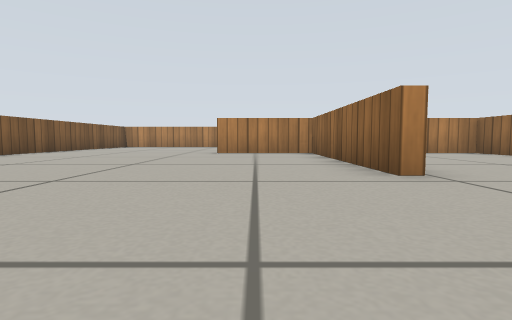
[1] (above)

17 first-person views from a walk through a Gazebo world. The camera is 0.21 m above the floor, tilts 4° down and sees 80° across. The floor is counted in squares, 0.5 m on a side. Each view is taken from the middle of a square. On the plan, view 1 faces up. The plan holds only what a view shows up to about 9 squares ahead; the rest is blank. Simple patterns stand in for the simulator's built-in surfaces.

[2]
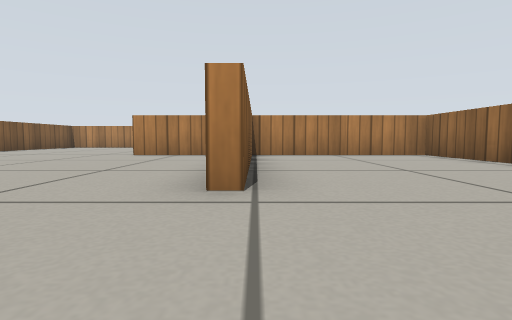

[3]
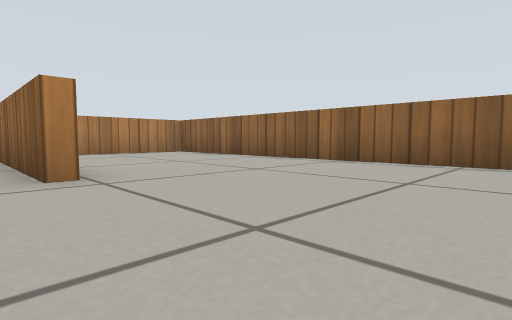

[4]
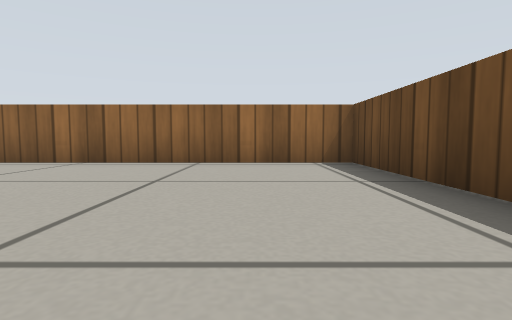

[5]
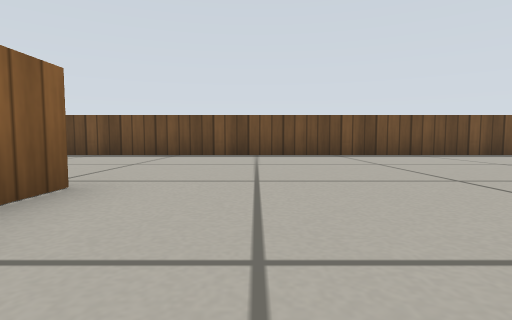

[6]
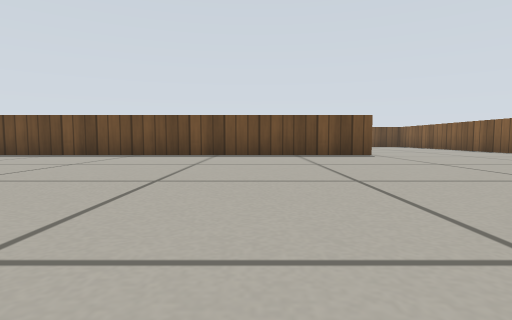

[7]
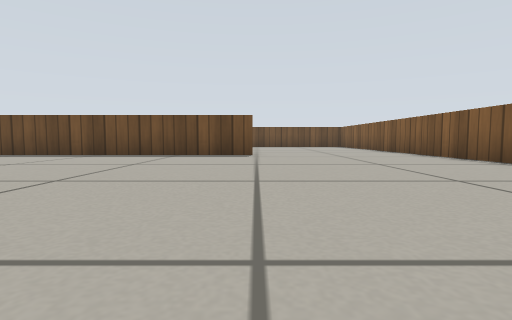

[8]
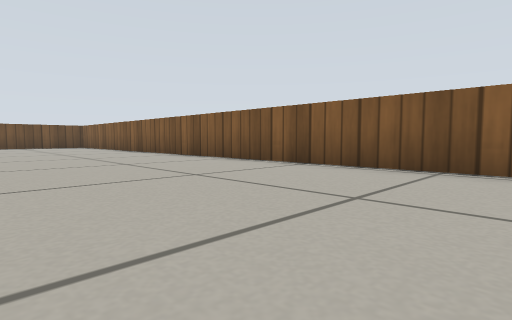

[9]
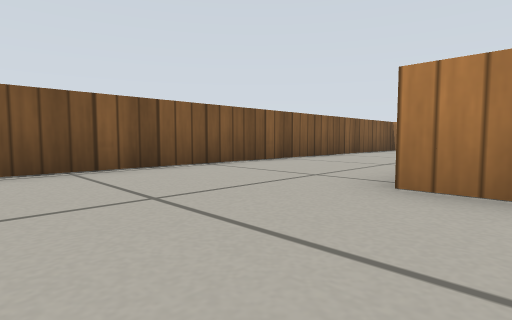

[10]
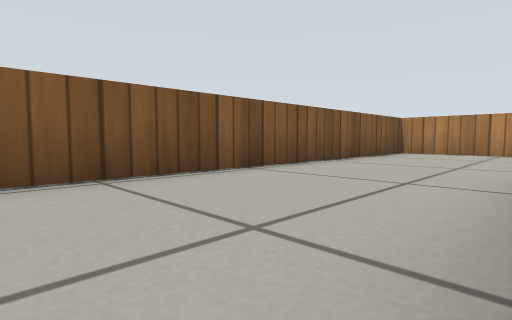

[11]
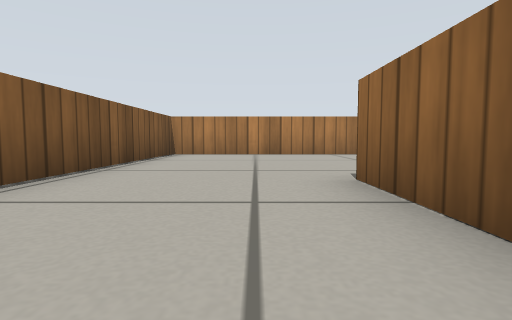

[12]
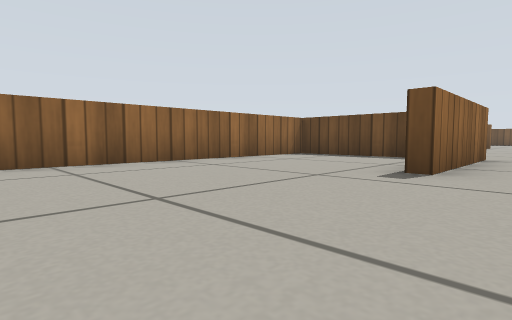

[13]
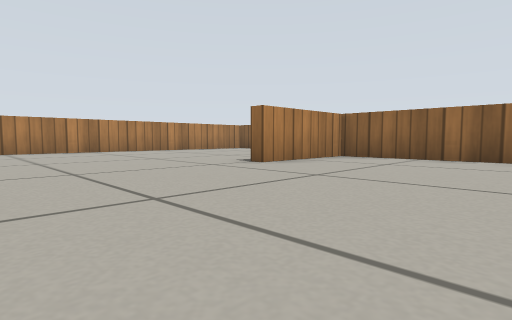

[14]
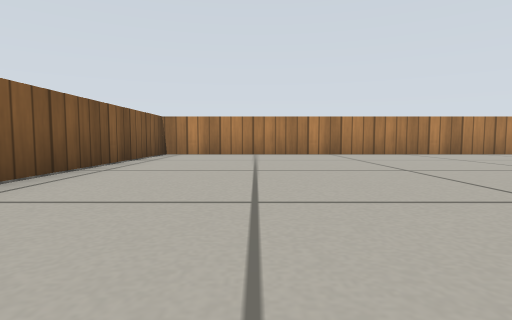

[15]
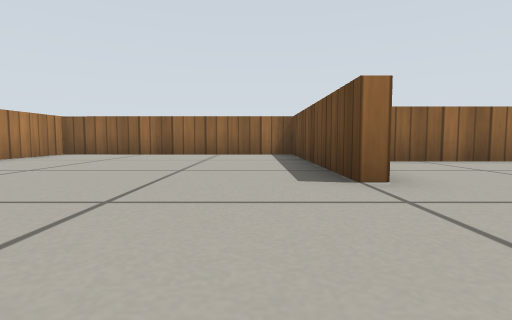

[16]
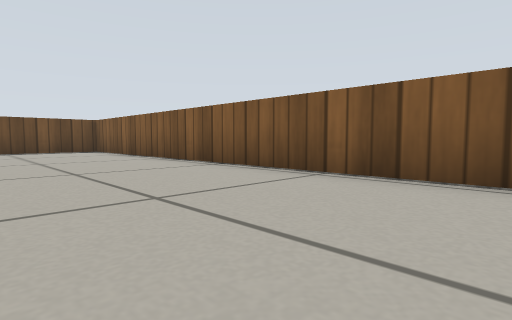

[17]
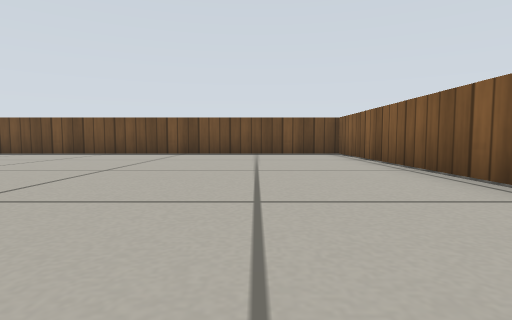

### Floor plan
Points are (right, up) in squares from view 1. A wall is a line through its corners. A room is listed if a view was taken in it or the views show most of it. See-through windows are left out.
Room 1 (views 1, 2, 3, 4, 5, 6, 7, 8, 9, 10, 11, 12, 13, 14, 15, 16, 17)
walls: (-9.6, 6.9) (-6.8, 6.9) (-6.8, 13.6); (-10.1, 6.6) (-11, 6.6) (-11, 10.1); (-10, -1.7) (6.3, -1.7) (6.3, 8.7) (1.9, 8.7); (1.9, 7.2) (1.9, 3.4) (1.6, 3.4) (1.6, 8.7) (-1.1, 8.7) (-1.1, 9) (4, 9) (4.1, 15.1) (-6.5, 15.1) (-6.5, 7.6); (-9.2, 15.1) (-14.2, 15.1) (-14.3, -9.5) (-4.9, -9.5)

Where each view was taken, in squares from view 1:
view 1: 0 up, 0 right, facing up
view 2: 1 up, 2 right, facing up
view 3: 0 up, 1 right, facing up-right
view 4: 0 up, 1 right, facing right
view 5: 6 up, 0 right, facing down
view 6: 6 up, 7 left, facing down
view 7: 6 up, 10 left, facing down
view 8: 6 up, 10 left, facing down-left
view 9: 4 up, 10 left, facing up-left
view 10: 6 up, 11 left, facing up-left
view 11: 7 up, 12 left, facing up
view 12: 14 up, 12 left, facing down-right
view 13: 5 up, 5 left, facing up-right
view 14: 7 up, 4 left, facing up
view 15: 10 up, 4 left, facing right
view 16: 1 up, 11 left, facing down-left
view 17: 1 down, 12 left, facing down
